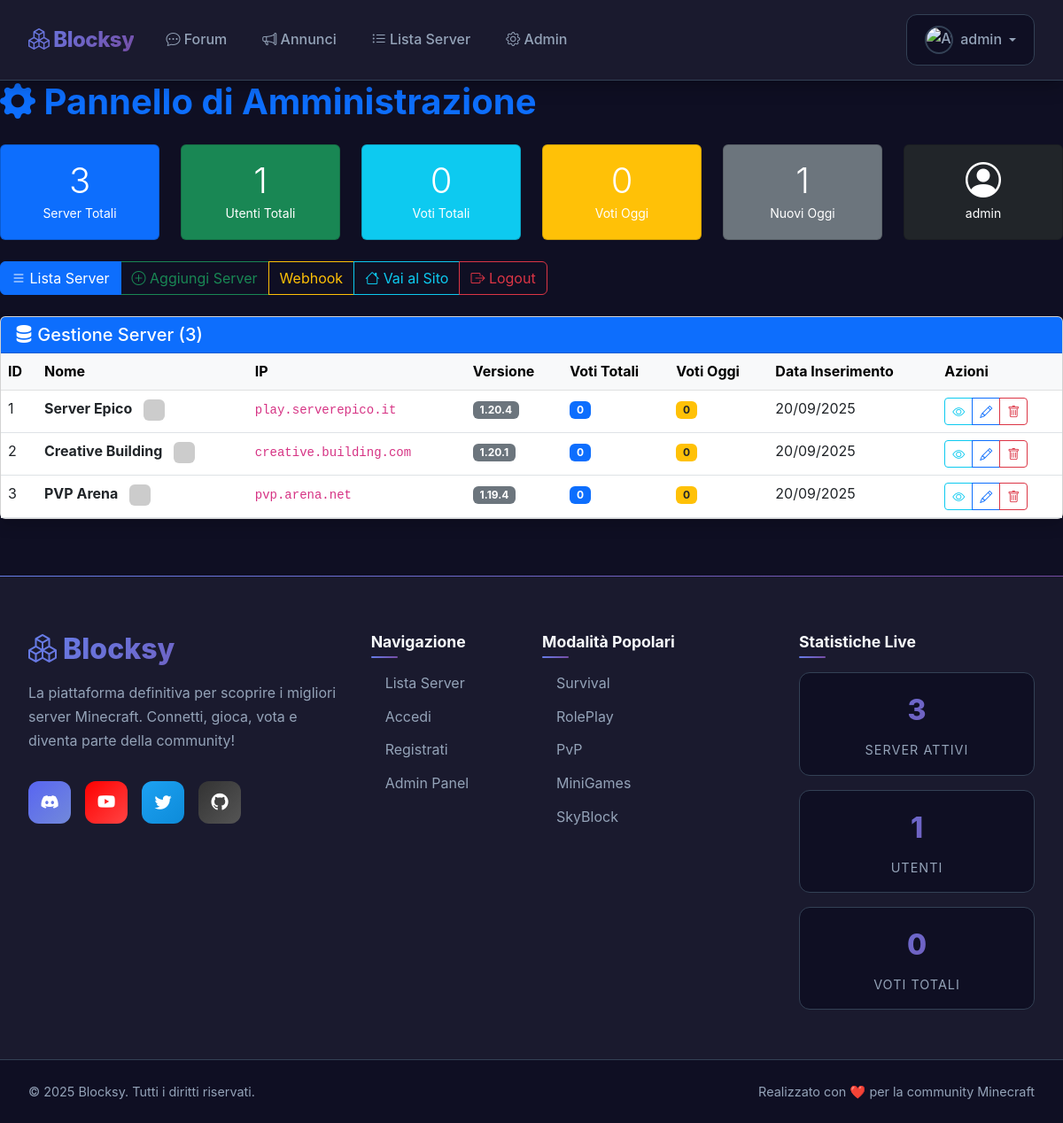
The app's page /admin.php (signed in) with its own data.
### tables this page shows
CREATE TABLE IF NOT EXISTS `sl_servers` (
  `id` int(11) NOT NULL AUTO_INCREMENT,
  `nome` varchar(100) NOT NULL,
  `banner_url` varchar(500) DEFAULT NULL,
  `descrizione` text,
  `ip` varchar(255) NOT NULL,
  `versione` varchar(50) DEFAULT NULL,
  `logo_url` varchar(500) DEFAULT NULL,
  `tipo_server` enum('Java', 'Bedrock', 'Java & Bedrock') DEFAULT 'Java & Bedrock',
  `owner_id` int(11) DEFAULT NULL,
  `data_inserimento` datetime DEFAULT CURRENT_TIMESTAMP,
  `data_aggiornamento` datetime DEFAULT CURRENT_TIMESTAMP ON UPDATE CURRENT_TIMESTAMP,
  `is_active` tinyint(1) DEFAULT 1,
  PRIMARY KEY (`id`),
  KEY `idx_nome` (`nome`),
  KEY `idx_ip` (`ip`),
  KEY `idx_active` (`is_active`),
  KEY `idx_tipo_server` (`tipo_server`),
  KEY `idx_owner_id` (`owner_id`),
  FOREIGN KEY (`owner_id`) REFERENCES `sl_users`(`id`) ON DELETE SET NULL
);

### admin.php (the view, shortened to what this page needs)
<?php
require_once 'config.php';
$action = isset($_GET['action']) ? sanitize($_GET['action']) : 'list';
$servers = [];
if ($action === 'list' || $action === 'delete') {
    try {
        $stmt = $pdo->query("SELECT s.*, COALESCE(v.vote_count, 0) as vote_count,
                                    COALESCE(v.today_votes, 0) as today_votes
                             FROM sl_servers s
                             LEFT JOIN (
                                 SELECT server_id, COUNT(*) as vote_count,
                                        SUM(CASE WHEN DATE(data_voto) = CURDATE() THEN 1 ELSE 0 END) as today_votes
                                 FROM sl_votes
                                 GROUP BY server_id
                             ) v ON s.id = v.server_id
                             ORDER BY s.data_inserimento DESC");
        $servers = $stmt->fetchAll();
    } catch (PDOException $e) {
        $error = 'Errore nel recupero dei server.';
    }
}
try {
    $stats = [];
    $stmt = $pdo->query("SELECT COUNT(*) FROM sl_servers");
    $stats['total_servers'] = $stmt->fetchColumn();
    $stmt = $pdo->query("SELECT COUNT(*) FROM sl_users");
    $stats['total_users'] = $stmt->fetchColumn();
    $stmt = $pdo->query("SELECT COUNT(*) FROM sl_votes");
    $stats['total_votes'] = $stmt->fetchColumn();
    $stmt = $pdo->query("SELECT COUNT(*) FROM sl_votes WHERE DATE(data_voto) = CURDATE()");
    $stats['today_votes'] = $stmt->fetchColumn();
    $stmt = $pdo->query("SELECT COUNT(*) FROM sl_users WHERE DATE(data_registrazione) = CURDATE()");
    $stats['today_users'] = $stmt->fetchColumn();
} catch (PDOException $e) {
    $stats = [
        'total_servers' => 0,
        'total_users' => 0,
        'total_votes' => 0,
        'today_votes' => 0,
        'today_users' => 0
    ];
}
include 'header.php';
?>
<div class="row">
    <div class="col-12">
        <h1 class="display-6 fw-bold text-primary mb-4">
            <i class="bi bi-gear-fill"></i> Pannello di Amministrazione
        </h1>
    </div>
</div>
<div class="row mb-4">
    <div class="col-md-2 col-6">
        <div class="card bg-primary text-white">
            <div class="card-body text-center">
                <div class="display-6"><?php echo $stats['total_servers']; ?></div>
                <small>Server Totali</small>
            </div>
        </div>
    </div>
    <div class="col-md-2 col-6">
        <div class="card bg-success text-white">
            <div class="card-body text-center">
                <div class="display-6"><?php echo $stats['total_users']; ?></div>
                <small>Utenti Totali</small>
            </div>
        </div>
    </div>
    <div class="col-md-2 col-6">
        <div class="card bg-info text-white">
            <div class="card-body text-center">
                <div class="display-6"><?php echo $stats['total_votes']; ?></div>
                <small>Voti Totali</small>
            </div>
        </div>
    </div>
    <div class="col-md-2 col-6">
        <div class="card bg-warning text-white">
            <div class="card-body text-center">
                <div class="display-6"><?php echo $stats['today_votes']; ?></div>
                <small>Voti Oggi</small>
            </div>
        </div>
    </div>
    <div class="col-md-2 col-6">
        <div class="card bg-secondary text-white">
            <div class="card-body text-center">
                <div class="display-6"><?php echo $stats['today_users']; ?></div>
                <small>Nuovi Oggi</small>
            </div>
        </div>
    </div>
    <div class="col-md-2 col-6">
        <div class="card bg-dark text-white">
            <div class="card-body text-center">
                <div class="display-6">
                    <i class="bi bi-person-circle"></i>
                </div>
                <small><?php echo htmlspecialchars($_SESSION['minecraft_nick']); ?></small>
            </div>
        </div>
    </div>
</div>
<div class="row mb-4">
    <div class="col-12">
        <div class="btn-group" role="group">
            <a href="admin.php?action=list" class="btn btn-outline-primary <?php echo $action === 'list' ? 'active' : ''; ?>">
                <i class="bi bi-list"></i> Lista Server
            </a>
            <a href="admin.php?action=add" class="btn btn-outline-success <?php echo $action === 'add' ? 'active' : ''; ?>">
                <i class="bi bi-plus-circle"></i> Aggiungi Server
            </a>
            <a href="admin.php?action=webhooks" class="btn btn-outline-warning <?php echo $action === 'webhooks' ? 'active' : ''; ?>">
                <i class="bi bi-webhook"></i> Webhook
            </a>
            <a href="index.php" class="btn btn-outline-info">
                <i class="bi bi-house"></i> Vai al Sito
            </a>
            <a href="logout.php" class="btn btn-outline-danger">
                <i class="bi bi-box-arrow-right"></i> Logout
            </a>
        </div>
    </div>
</div>
<?php if ($action === 'list'): ?>
    <div class="card shadow">
        <div class="card-header bg-primary text-white">
            <h5 class="mb-0">
                <i class="bi bi-server"></i> Gestione Server (<?php echo count($servers); ?>)
            </h5>
        </div>
        <div class="card-body p-0">
            <?php if (count($servers) > 0): ?>
                <div class="table-responsive">
                    <table class="table table-hover mb-0">
                        <thead class="table-light">
                            <tr>
                                <th>ID</th>
                                <th>Nome</th>
                                <th>IP</th>
                                <th>Versione</th>
                                <th>Voti Totali</th>
                                <th>Voti Oggi</th>
                                <th>Data Inserimento</th>
                                <th>Azioni</th>
                            </tr>
                        </thead>
                        <tbody>
                            <?php foreach ($servers as $server): ?>
                                <tr>
                                    <td><?php echo $server['id']; ?></td>
                                    <td>
                                        <strong><?php echo htmlspecialchars($server['nome']); ?></strong>
                                        <?php if ($server['logo_url']): ?>
                                            <img src="<?php echo htmlspecialchars($server['logo_url']); ?>"
                                                 alt="Logo" class="rounded" style="max-height: 24px; margin-left: 8px;">
                                        <?php endif; ?>
                                    </td>
                                    <td><code><?php echo htmlspecialchars($server['ip']); ?></code></td>
                                    <td><span class="badge bg-secondary"><?php echo htmlspecialchars($server['versione']); ?></span></td>
                                    <td><span class="badge bg-primary"><?php echo number_format($server['vote_count']); ?></span></td>
                                    <td><span class="badge bg-warning text-dark"><?php echo number_format($server['today_votes']); ?></span></td>
                                    <td><?php echo date('d/m/Y', strtotime($server['data_inserimento'])); ?></td>
                                    <td>
                                        <div class="btn-group btn-group-sm">
                                            <a href="server.php?id=<?php echo $server['id']; ?>" class="btn btn-outline-info" target="_blank">
                                                <i class="bi bi-eye"></i>
                                            </a>
                                            <a href="admin.php?action=edit&id=<?php echo $server['id']; ?>" class="btn btn-outline-primary">
                                                <i class="bi bi-pencil"></i>
                                            </a>
                                            <button type="button" class="btn btn-outline-danger" onclick="confirmDelete(<?php echo $server['id']; ?>, '<?php echo addslashes($server['nome']); ?>')">
                                                <i class="bi bi-trash"></i>
                                            </button>
                                        </div>
                                    </td>
                                </tr>
                            <?php endforeach; ?>
                        </tbody>
                    </table>
                </div>
            <?php endif; ?>
        </div>
    </div>
<?php endif; ?>
<?php include 'footer.php'; ?>

### header.php (style rules this page uses)
:root { --primary-bg: #0f0f23; --secondary-bg: #1a1a2e; --card-bg: #16213e; --accent-purple: #7c3aed; --accent-cyan: #06b6d4; --accent-pink: #ec4899; --accent-green: #10b981; --accent-orange: #f59e0b; --text-primary: #f8fafc; --text-secondary: #94a3b8; --text-muted: #64748b; --border-color: #334155; --hover-bg: #1e293b; --gradient-primary: linear-gradient(135deg, #667eea 0%, #764ba2 100%); --gradient-secondary: linear-gradient(135deg, #f093fb 0%, #f5576c 100%); --gradient-accent: linear-gradient(135deg, #4facfe 0%, #00f2fe 100%); }
body { background: var(--primary-bg); color: var(--text-primary); font-family: 'Inter', -apple-system, BlinkMacSystemFont, 'Segoe UI', sans-serif; line-height: 1.6; }

### records on screen
sl_servers: id "3", is_active "1", nome "PVP Arena", ip "pvp.arena.net", versione "1.19.4", vote_count "0", today_votes "0", data_inserimento "20/09/2025"
sl_servers: id "1", nome "Server Epico", ip "play.serverepico.it", versione "1.20.4", vote_count "0", today_votes "0", data_inserimento "20/09/2025"
sl_servers: id "2", nome "Creative Building", ip "creative.building.com", versione "1.20.1", vote_count "0", today_votes "0", data_inserimento "20/09/2025"

### other values on screen
$_SESSION['minecraft_nick'] "admin"
$stats['total_votes'] "0"
$stats['today_votes'] "0"
count($servers) "3"
$result['total'] "3"
$result['total'] "1"
$result['total'] "0"
